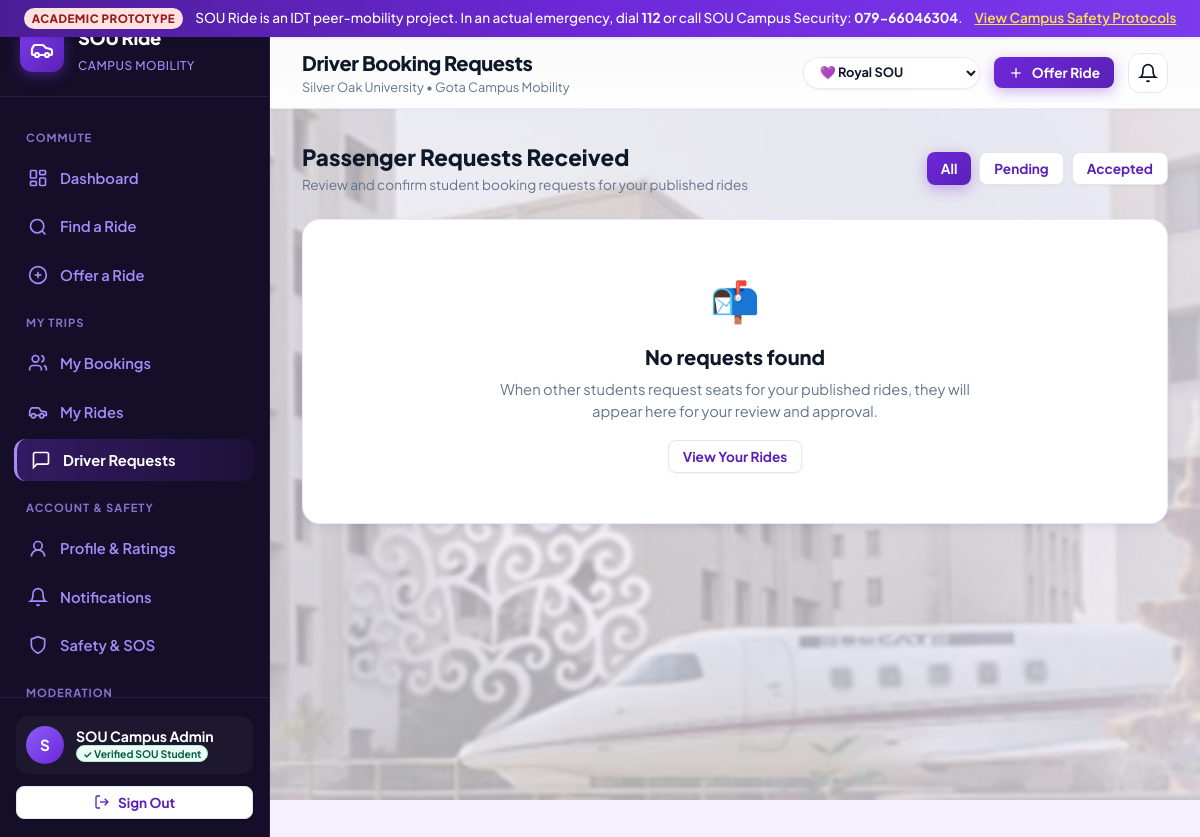
Screenshot of /requests (signed in) with the database file from the repository.
### models.py (models this page shows, shortened)
class User(db.Model):
    __tablename__ = "users"
    id = db.Column(db.Integer, primary_key=True)
    name = db.Column(db.String(120), nullable=False)
    email = db.Column(db.String(120), unique=True, nullable=False)
    password = db.Column(db.String(255), nullable=False)
    student_id = db.Column(db.String(50))
    phone = db.Column(db.String(20))
    role = db.Column(db.String(20), default="student")  # 'student', 'faculty', 'admin'
    department = db.Column(db.String(120), default="Engineering & Technology")
    emergency_contact = db.Column(db.String(20), default="")
    is_verified = db.Column(db.Integer, default=0)
    bio = db.Column(db.Text, default="")
    id_card_image = db.Column(db.String(255), default="")
    id_verification_status = db.Column(db.String(30), default="unverified")  # 'unverified', 'pending', 'verified', 'rejected'
    id_rejection_reason = db.Column(db.Text, default="")
    id_submitted_at = db.Column(db.String(30), default="")
    student_type = db.Column(db.String(30), default="regular")  # 'regular', 'temporary', 'faculty'
    created_at = db.Column(db.String(30), default=lambda: datetime.now().strftime("%Y-%m-%d %H:%M:%S"))
    rides_offered = db.relationship("Ride", backref="driver", foreign_keys="Ride.driver_id", lazy=True, cascade="all, delete-orphan")
    ride_requests = db.relationship("RideRequest", backref="passenger", foreign_keys="RideRequest.passenger_id", lazy=True, cascade="all, delete-orphan")
    notifications = db.relationship("Notification", backref="user", lazy=True, cascade="all, delete-orphan")
    reviews_given = db.relationship("Review", backref="reviewer", foreign_keys="Review.reviewer_id", lazy=True)
    reviews_received = db.relationship("Review", backref="reviewee", foreign_keys="Review.reviewee_id", lazy=True)
    @property
    def is_admin(self):
        return self.role == "admin"
    @property
    def has_university_email(self):
        return self.email.lower().endswith("@silveroakuni.ac.in")
    @property
    def is_temporary_student(self):
        if not self.student_id:
            return False
        return self.student_id.strip().upper().startswith("T")
    @property
    def verification_badge_label(self):
        if self.is_verified:
            if self.is_temporary_student:
                return "✓ Verified Temp (1st Sem)"
            elif self.has_university_email:
                return "✓ Verified SOU Student"
            else:
                return "✓ Verified SOU ID Card"
        elif self.id_verification_status == "pending":
            return "⏳ ID Card In Review"
        elif self.id_verification_status == "rejected":
            return "✕ Verification Rejected"
        return "Unverified Community"
    @property
    def verification_badge_class(self):
        if self.is_verified:
            if self.is_temporary_student:
                return "verified-chip temp-student"
            return "verified-chip"
        elif self.id_verification_status == "pending":
            return "status-pill status-pending"
        elif self.id_verification_status == "rejected":
            return "status-pill status-rejected"
        return "unverified-chip"

### app.py (the view)
@app.route("/requests")
@login_required
def requests_view():
    user_id = session["user_id"]
    status_filter = request.args.get("status", "All")
    query = RideRequest.query.join(Ride).filter(Ride.driver_id == user_id)
    if status_filter != "All":
        query = query.filter(RideRequest.status == status_filter)
    incoming_requests = query.order_by(RideRequest.id.desc()).all()
    return render_template(
        "requests.html",
        incoming_requests=incoming_requests,
        status_filter=status_filter
    )

### templates/requests.html (shortened to what this page needs)
{% extends "base.html" %}
{% block page_title %}Driver Booking Requests{% endblock %}
{% block content %}
<div style="display: flex; align-items: center; justify-content: space-between; margin-bottom: 24px;">
    <div>
        <h2 style="font-size: 1.4rem; font-weight: 800; color: var(--text-primary);">Passenger Requests Received</h2>
        <p style="font-size: 0.85rem; color: var(--text-muted);">Review and confirm student booking requests for your published rides</p>
    </div>
    <div style="display: flex; gap: 8px;">
        <a href="{{ url_for('requests_view', status='All') }}" class="btn {% if status_filter == 'All' %}btn-primary{% else %}btn-secondary{% endif %} btn-sm">All</a>
        <a href="{{ url_for('requests_view', status='Pending') }}" class="btn {% if status_filter == 'Pending' %}btn-primary{% else %}btn-secondary{% endif %} btn-sm">Pending</a>
        <a href="{{ url_for('requests_view', status='Accepted') }}" class="btn {% if status_filter == 'Accepted' %}btn-primary{% else %}btn-secondary{% endif %} btn-sm">Accepted</a>
    </div>
</div>
{% if incoming_requests %}
<div class="requests-list">
    {% for req in incoming_requests %}
    <div class="request-card" style="padding: 24px;">
        <div class="req-user-block">
            <div class="user-avatar" style="width: 48px; height: 48px; font-size: 1.2rem;">
                {{ req.passenger.name[0] | upper }}
            </div>
            <div>
                <strong style="font-size: 1.05rem; color: var(--text-primary); display: flex; align-items: center; gap: 6px;">
                    {{ req.passenger.name }}
                    <span class="{{ req.passenger.verification_badge_class }}" style="font-size: 0.65rem; padding: 1px 6px;">{{ req.passenger.verification_badge_label }}</span>
                </strong>
                <span style="font-size: 0.8rem; color: var(--text-muted); display: block;">
                    ID: {{ req.passenger.student_id or 'Not specified' }} • {{ req.passenger.department }}
                </span>
                <span style="font-size: 0.8rem; color: var(--text-muted);">
                    📞 {{ req.passenger.phone }} • {{ req.passenger.email }}
                </span>
            </div>
        </div>
        <div class="req-route-block">
            <div style="font-weight: 800; color: var(--text-primary); font-size: 1.05rem;">
                {{ req.ride.source }} &rarr; {{ req.ride.destination }}
            </div>
            <div style="font-size: 0.85rem; color: var(--text-secondary); margin-top: 4px;">
                📅 <strong>{{ req.ride.ride_date }}</strong> at <strong>{{ req.ride.ride_time }}</strong>
                • Requested: <strong>{{ req.seats_requested }} Seat(s)</strong>
                • ({{ req.ride.seats }} free on ride)
            </div>
            {% if req.pickup_location %}
            <div style="font-size: 0.8rem; color: var(--text-secondary); margin-top: 6px;">
                📍 <strong>Preferred Pickup:</strong> {{ req.pickup_location }}
            </div>
            {% endif %}
            {% if req.passenger_notes %}
            <div style="font-size: 0.8rem; color: var(--text-muted); font-style: italic; margin-top: 2px;">
                💬 "{{ req.passenger_notes }}"
            </div>
            {% endif %}
        </div>
        <div style="display: flex; flex-direction: column; align-items: flex-end; gap: 12px; min-width: 180px;">
            <span class="status-pill status-{{ req.status | lower }}">{{ req.status }}</span>
            {% if req.status == 'Pending' %}
            <div class="req-actions">
                <form method="POST" action="{{ url_for('accept_request', request_id=req.id) }}">
                    <input type="hidden" name="csrf_token" value="{{ csrf_token() }}"/>
                    <button type="submit" class="btn btn-success btn-sm">
                        ✓ Accept ({{ req.seats_requested }} seat)
                    </button>
                </form>
                <form method="POST" action="{{ url_for('reject_request', request_id=req.id) }}" onsubmit="return confirm('Decline this ride request?');">
                    <input type="hidden" name="csrf_token" value="{{ csrf_token() }}"/>
                    <button type="submit" class="btn btn-outline btn-sm" style="color: #DC2626 !important; border-color: #FECACA;">
                        ✕ Reject
                    </button>
                </form>
            </div>
            {% elif req.status == 'Accepted' %}
            <div style="font-size: 0.8rem; color: #059669; font-weight: 700;">
                ✓ Passenger Confirmed
            </div>
            {% endif %}
        </div>
    </div>
    {% endfor %}
</div>
{% else %}
<div class="card" style="text-align: center; padding: 50px 20px; color: var(--text-muted);">
    <div style="font-size: 2.5rem; margin-bottom: 12px;">📬</div>
    <h3 style="font-size: 1.25rem; font-weight: 800; color: var(--text-primary); margin-bottom: 6px;">No requests found</h3>
    <p style="font-size: 0.92rem; max-width: 480px; margin: 0 auto 18px;">
        When other students request seats for your published rides, they will appear here for your review and approval.
    </p>
    <a href="{{ url_for('my_rides') }}" class="btn btn-secondary btn-sm">View Your Rides</a>
</div>
{% endif %}
{% endblock %}

### templates/base.html (shortened to what this page needs)
<!DOCTYPE html>
<html lang="en">
<head>
    <link rel="stylesheet" href="https://unpkg.com/leaflet@1.9.4/dist/leaflet.css"/>
    <link rel="stylesheet" href="{{ url_for('static', filename='css/style.css') }}">
</head>
<body>
    <div class="campus-bg-watermark" aria-hidden="true">
    </div>
    <div class="prototype-sos-banner" role="banner">
        <span class="sos-badge">Academic Prototype</span>
        <span>SOU Ride is an IDT peer-mobility project. In an actual emergency, dial <strong>112</strong> or call SOU Campus Security: <strong>079-66046304</strong>.</span>
        <a href="#sos-modal" id="sosModalBtn">View Campus Safety Protocols</a>
    </div>
    {% if current_user %}
    <div class="app-layout">
        <aside class="sidebar" id="sidebar" aria-label="Main Navigation">
            <div class="sidebar-header">
                <div class="brand-icon-box">
                </div>
                <div class="brand-text">
                    <h2>SOU Ride</h2>
                    <span>Campus Mobility</span>
                </div>
            </div>
            <nav class="sidebar-nav">
                <span class="nav-category">Commute</span>
                <a href="{{ url_for('dashboard') }}" class="nav-link-item {% if request.endpoint == 'dashboard' %}active{% endif %}">
                    <svg viewBox="0 0 24 24" fill="none" stroke="currentColor"><rect width="7" height="9" x="3" y="3" rx="1"/><rect width="7" height="5" x="14" y="3" rx="1"/><rect width="7" height="9" x="14" y="12" rx="1"/><rect width="7" height="5" x="3" y="16" rx="1"/></svg>
                    Dashboard
                </a>
                <a href="{{ url_for('search') }}" class="nav-link-item {% if request.endpoint == 'search' %}active{% endif %}">
                    <svg viewBox="0 0 24 24" fill="none" stroke="currentColor"><circle cx="11" cy="11" r="8"/><path d="m21 21-4.3-4.3"/></svg>
                    Find a Ride
                </a>
                <a href="{{ url_for('offer') }}" class="nav-link-item {% if request.endpoint == 'offer' %}active{% endif %}">
                    <svg viewBox="0 0 24 24" fill="none" stroke="currentColor"><circle cx="12" cy="12" r="10"/><path d="M12 8v8"/><path d="M8 12h8"/></svg>
                    Offer a Ride
                </a>
                <span class="nav-category">My Trips</span>
                <a href="{{ url_for('my_bookings') }}" class="nav-link-item {% if request.endpoint == 'my_bookings' %}active{% endif %}">
                    <svg viewBox="0 0 24 24" fill="none" stroke="currentColor"><path d="M16 21v-2a4 4 0 0 0-4-4H6a4 4 0 0 0-4 4v2"/><circle cx="9" cy="7" r="4"/><path d="M22 21v-2a4 4 0 0 0-3-3.87"/><path d="M16 3.13a4 4 0 0 1 0 7.75"/></svg>
                    My Bookings
                </a>
                <a href="{{ url_for('my_rides') }}" class="nav-link-item {% if request.endpoint == 'my_rides' %}active{% endif %}">
                    <svg viewBox="0 0 24 24" fill="none" stroke="currentColor"><path d="M14 16H9m10 0h3v-3.15a1 1 0 0 0-.84-.99L16 11l-2.7-3.6a1 1 0 0 0-.8-.4H5.24a2 2 0 0 0-1.8 1.1l-.8 1.63A6 6 0 0 0 2 12.42V16h2"/><circle cx="6.5" cy="16.5" r="2.5"/><circle cx="16.5" cy="16.5" r="2.5"/></svg>
                    My Rides
                </a>
                <a href="{{ url_for('requests_view') }}" class="nav-link-item {% if request.endpoint == 'requests_view' %}active{% endif %}">
                    <svg viewBox="0 0 24 24" fill="none" stroke="currentColor"><path d="M21 15a2 2 0 0 1-2 2H7l-4 4V5a2 2 0 0 1 2-2h14a2 2 0 0 1 2 2z"/></svg>
                    Driver Requests
                </a>
                <span class="nav-category">Account & Safety</span>
                <a href="{{ url_for('profile') }}" class="nav-link-item {% if request.endpoint == 'profile' %}active{% endif %}">
                    <svg viewBox="0 0 24 24" fill="none" stroke="currentColor"><circle cx="12" cy="8" r="5"/><path d="M20 21a8 8 0 1 0-16 0"/></svg>
                    Profile & Ratings
                </a>
                <a href="{{ url_for('notifications') }}" class="nav-link-item {% if request.endpoint == 'notifications' %}active{% endif %}">
                    <svg viewBox="0 0 24 24" fill="none" stroke="currentColor"><path d="M6 8a6 6 0 0 1 12 0c0 7 3 9 3 9H3s3-2 3-9"/><path d="M10.3 21a1.94 1.94 0 0 0 3.4 0"/></svg>
                    Notifications
                </a>
                <a href="{{ url_for('safety') }}" class="nav-link-item {% if request.endpoint == 'safety' %}active{% endif %}">
                    <svg viewBox="0 0 24 24" fill="none" stroke="currentColor"><path d="M12 22s8-4 8-10V5l-8-3-8 3v7c0 6 8 10 8 10z"/></svg>
                    Safety & SOS
                </a>
                {% if current_user.is_admin %}
                <span class="nav-category">Moderation</span>
                {% endif %}
            </nav>
            <div class="sidebar-footer">
                <div class="user-mini-card">
                    <div class="user-avatar">{{ current_user.name[0] | upper }}</div>
                    <div class="user-mini-info">
                        <div class="user-mini-name">{{ current_user.name }}</div>
                        <div class="user-mini-role">
                            <span class="{{ current_user.verification_badge_class }}" style="padding: 1px 6px; font-size: 0.65rem;">{{ current_user.verification_badge_label }}</span>
                        </div>
                    </div>
                </div>
                <a href="{{ url_for('logout') }}" class="btn btn-secondary btn-sm" style="width: 100%; justify-content: center;">
                    <svg width="16" height="16" viewBox="0 0 24 24" fill="none" stroke="currentColor" stroke-width="2"><path d="M9 21H5a2 2 0 0 1-2-2V5a2 2 0 0 1 2-2h4"/><polyline points="16 17 21 12 16 7"/><line x1="21" y1="12" x2="9" y2="12"/></svg>
                    Sign Out
                </a>
            </div>
        </aside>
        <div class="main-wrapper">
            <header class="topbar">
                <div class="topbar-left">
                    <div class="topbar-title">
                        <h1>{% block page_title %}Dashboard{% endblock %}</h1>
                        <p>Silver Oak University • Gota Campus Mobility</p>
                    </div>
                </div>
                <div class="topbar-actions">
                    <select id="themeSelector" class="theme-select-dropdown" aria-label="Select Campus Theme">
                        <option value="purple">💜 Royal SOU</option>
                    </select>
                    <a href="{{ url_for('offer') }}" class="btn btn-primary btn-sm">
                        <svg width="16" height="16" viewBox="0 0 24 24" fill="none" stroke="currentColor" stroke-width="2"><line x1="12" y1="5" x2="12" y2="19"/><line x1="5" y1="12" x2="19" y2="12"/></svg>
                        Offer Ride
                    </a>
                    <a href="{{ url_for('notifications') }}" class="btn-icon" aria-label="Notifications">
                        <svg width="20" height="20" viewBox="0 0 24 24" fill="none" stroke="currentColor" stroke-width="2"><path d="M6 8a6 6 0 0 1 12 0c0 7 3 9 3 9H3s3-2 3-9"/><path d="M10.3 21a1.94 1.94 0 0 0 3.4 0"/></svg>
                    </a>
                </div>
            </header>
            <main class="content-body">
                {% block content %}{% endblock %}
            </main>
        </div>
    </div>
    {% endif %}
</body>
</html>

### rows the page displays
User: name "S", name "SOU Campus Admin", verification_badge_label "✓ Verified SOU Student"
